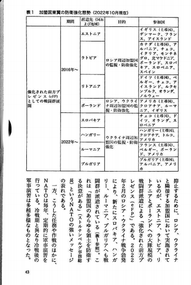
#> input picture ocr_engine/ocr_input.png, 191 x 285 px, shrunk from 398 x 593 before the run
$ python ocr_vertical_columns.py
#> lines starting #> are read from the running program, lines starting #| are printed output that depends on the picture; after the words box and inside, x2 and y2 are one past the last pixel; in counts of white or black regions, pixels touching at a corner belong together; long printed decimals are rounded
import sys
import json
from pathlib import Path

import cv2
import numpy as np


# ========================================
# 設定
# ========================================

IMAGE_PATH = sys.argv[1] if len(sys.argv) >= 2 else "ocr_input.png"

OUTPUT_COLUMN_DEBUG = "ocr_columns_debug.png"
OUTPUT_COLUMN_INFO = "ocr_columns.json"


# ========================================
# 画像読み込み
# ========================================

print("画像を読み込みます")
print("画像:", IMAGE_PATH)

image = cv2.imread(IMAGE_PATH)
#> image is the input picture: shape (285, 191, 3); min 0, max 255, mean 232.3

if image is None:
    print("画像を読み込めませんでした。")
    sys.exit(1)

height, width = image.shape[:2]
#> height = 285; width = 191

print(f"画像サイズ: {width} x {height}")
#| 画像サイズ: 191 x 285


# ========================================
# グレースケール化
# ========================================

gray = cv2.cvtColor(
    image,
    cv2.COLOR_BGR2GRAY
)


# ========================================
# 二値化
# ========================================

_, binary = cv2.threshold(
    gray,
    200,
    255,
    cv2.THRESH_BINARY_INV
)
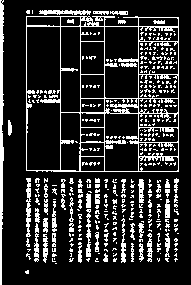
#> binary: shape (285, 191); 17.7% white in thin lines or dots


# ========================================
# 小さなノイズを除去
# ========================================

kernel = cv2.getStructuringElement(
    cv2.MORPH_RECT,
    (3, 3)
)

binary = cv2.morphologyEx(
    binary,
    cv2.MORPH_OPEN,
    kernel
)
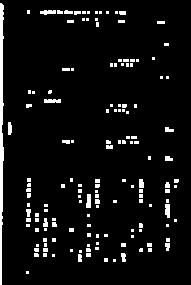
#> binary: shape (285, 191); 5.9% white; 146 white regions (110 under 20 px), largest, box (x1, y1, x2, y2) and area: (0, 3, 4, 285) 801, (44, 99, 61, 103) 63, (165, 204, 170, 218) 63


# ========================================
# X方向の投影
#
# 各X座標にどれだけ黒い画素が
# 存在するかを調べる
# ========================================

projection = np.sum(
    binary > 0,
    axis=0
)
#> projection = 191 values, max 282 at index 0, min 0 at index 4, mean 16.91


# ========================================
# 列検出用のしきい値
#
# 画像高さに対する割合で決める
# ========================================

threshold = height * 0.015
#> threshold = 4.27

print()
print("列検出しきい値:", threshold)
#| 列検出しきい値: 4.275


# ========================================
# 黒画素があるX範囲を取得
# ========================================

active = projection > threshold


# ========================================
# 連続区間を取得
# ========================================

runs = []

start = None

for x in range(width):

    if active[x]:

        if start is None:
            start = x

    else:

        if start is not None:

            runs.append(
                (start, x - 1)
            )

            start = None
#> after the loop, runs = [(0, 3), (8, 11), (26, 30), (34, 38), (43, 73), (78, 84), (86, 90), (95, 99), (104, 116), (118, 128), (130, 143), (148, 151), (160, 162), (164, 172), (174, 176)]


if start is not None:

    runs.append(
        (start, width - 1)
    )


print()
print("初期検出区間数:", len(runs))
#| 初期検出区間数: 15


# ========================================
# 近すぎる区間を結合
# ========================================

MERGE_GAP = 25

merged = []

for start, end in runs:

    if not merged:

        merged.append(
            [start, end]
        )

        continue

    previous = merged[-1]

    gap = start - previous[1] - 1

    if gap <= MERGE_GAP:

        previous[1] = end

    else:

        merged.append(
            [start, end]
        )
#> this loop made 15 passes
#> (start, end, gap) on passes 2 to 13: (8, 11, 4), (26, 30, 14), (34, 38, 3), (43, 73, 4), (78, 84, 4), (86, 90, 1), (95, 99, 4), (104, 116, 4), (118, 128, 1), (130, 143, 1), (148, 151, 4), (160, 162, 8)
#> after the loop, merged = [[0, 176]]


runs = merged
#> runs = [[0, 176]]


# ========================================
# 小さすぎる区間を除外
# ========================================

MIN_WIDTH = 25

columns = []

for start, end in runs:

    w = end - start + 1

    if w >= MIN_WIDTH:

        columns.append(
            [start, end]
        )
#> this loop made 1 pass
#> (start, end, w) on pass 1: (0, 176, 177)
#> after the loop, columns = [[0, 176]]


print()
print("自動検出された列数:", len(columns))
#| 自動検出された列数: 1


# ========================================
# 列を表示
# ========================================

for i, (x1, x2) in enumerate(columns, start=1):

    print(
        f"列 {i}: "
        f"x={x1} - {x2} "
        f"width={x2-x1+1}"
    )
#> this loop made 1 pass
#> (i, x1, x2) on pass 1: (1, 0, 176)
#| 列 1: x=0 - 176 width=177


# ========================================
# 列画像を少し広げる
#
# OCR用に左右へ余白を追加する
# ========================================

PADDING = 8

column_data = []


for i, (x1, x2) in enumerate(columns, start=1):

    crop_x1 = max(
        0,
        x1 - PADDING
    )

    crop_x2 = min(
        width,
        x2 + PADDING + 1
    )

    crop = image[
        0:height,
        crop_x1:crop_x2
    ]

    filename = (
        f"ocr_column_{i:02d}.png"
    )

    cv2.imwrite(
        filename,
        crop
    )

    column_data.append(
        {
            "id": i,
            "x1": crop_x1,
            "x2": crop_x2,
            "width": crop_x2 - crop_x1,
            "height": height,
            "image": filename
        }
    )
#> this loop made 1 pass
#> (i, x1, x2, crop_x1, crop_x2, filename) on pass 1: (1, 0, 176, 0, 185, 'ocr_column_01.png')
#> pass 1, `crop = image[ 0:height, crop_x1:crop_x2 ]`:
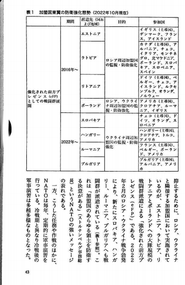
#> crop: shape (285, 185, 3); min 0, max 255, mean 231.6
#> after the loop, column_data = 1 item


# ========================================
# デバッグ画像
# ========================================

debug = image.copy()


for i, column in enumerate(
    column_data,
    start=1
):

    x1 = column["x1"]
    x2 = column["x2"]

    cv2.rectangle(
        debug,
        (x1, 0),
        (x2, height - 1),
        (0, 0, 255),
        3
    )

    cv2.putText(
        debug,
        str(i),
        (x1 + 5, 40),
        cv2.FONT_HERSHEY_SIMPLEX,
        1.2,
        (0, 0, 255),
        3
    )
#> this loop made 1 pass
#> (i, x1, x2) on pass 1: (1, 0, 185)
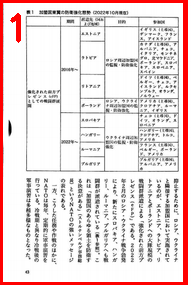
#> debug: shape (285, 191, 3); 6.48% of pixels changed, all inside (x1, y1, x2, y2) = (0, 0, 188, 285)


cv2.imwrite(
    OUTPUT_COLUMN_DEBUG,
    debug
)


# ========================================
# 列情報を保存
# ========================================

with open(
    OUTPUT_COLUMN_INFO,
    "w",
    encoding="utf-8"
) as f:

    json.dump(
        {
            "image": IMAGE_PATH,
            "width": width,
            "height": height,
            "columns": column_data
        },
        f,
        ensure_ascii=False,
        indent=2
    )


print()
print(
    "デバッグ画像保存:",
    OUTPUT_COLUMN_DEBUG
)

print(
    "列情報保存:",
    OUTPUT_COLUMN_INFO
)

print()
print("完了しました。")

$ run again, with ocr_engine/ocr_column_02_rotated.png copied over ocr_engine/ocr_input.png
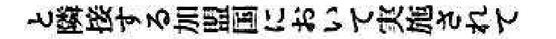
#> input picture ocr_engine/ocr_column_02_rotated.png, 556 x 39 px, shrunk from 1158 x 81 before the run
#> image is the input picture: shape (39, 556, 3); min 0, max 255, mean 199.5
#| 画像サイズ: 556 x 39
#> `binary = cv2.morphologyEx( binary, cv2.MORPH_OPEN, kernel )`:
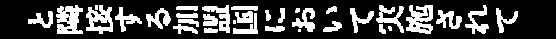
#> binary: shape (39, 556); 26% white; 33 white regions (4 under 20 px), largest, box (x1, y1, x2, y2) and area: (56, 5, 83, 34) 544, (406, 5, 433, 34) 527, (86, 5, 113, 34) 452
#> projection = 556 values, max 29 at index 75, min 0 at index 0, mean 10.12
#| 列検出しきい値: 0.585
#> after the loop `for x in range(width):`: runs = [(28, 52), (56, 82), (86, 112), (115, 141), (146, 170), (173, 198), (202, 229), (231, 257), (265, 284), (292, 314), (323, 341), (350, 373), (376, 403), (406, 432), (436, 461), (465, 488), (496, 517)]
#| 初期検出区間数: 17
#> the loop `for start, end in runs: ` made 17 passes
#> (start, end, gap) on passes 2 to 9: (56, 82, 3), (86, 112, 3), (115, 141, 2), (146, 170, 4), (173, 198, 2), (202, 229, 3), (231, 257, 1), (265, 284, 7)
#> after the loop `for start, end in runs:`: merged = [[28, 517]]
#> the loop `for start, end in runs: ` made 1 pass
#> (start, end, w) on pass 1: (28, 517, 490)
#| 自動検出された列数: 1
#> the loop `for i, (x1, x2) in enumerate(columns, start=1): ` made 1 pass
#> (i, x1, x2) on pass 1: (1, 28, 517)
#> (printed output is left out)
#> the loop `for i, (x1, x2) in enumerate(columns, start=1): ` made 1 pass
#> (i, x1, x2, crop_x1, crop_x2, filename) on pass 1: (1, 28, 517, 20, 526, 'ocr_column_01.png')
#> after the loop `for i, (x1, x2) in enumerate(columns, start=1):`: column_data = 1 item
#> the loop `for i, column in enumerate( column_data, start=1 ): ` made 1 pass
#> (i, x1, x2) on pass 1: (1, 20, 526)
#> after the loop `for i, column in enumerate(`:
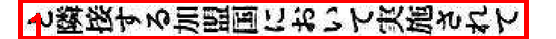
#> debug: shape (39, 556, 3); 16.3% of pixels changed, all inside (x1, y1, x2, y2) = (18, 0, 529, 39)
